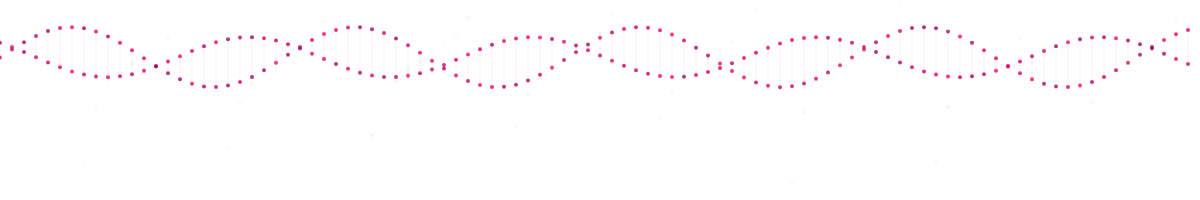
Frame 1 (no input)
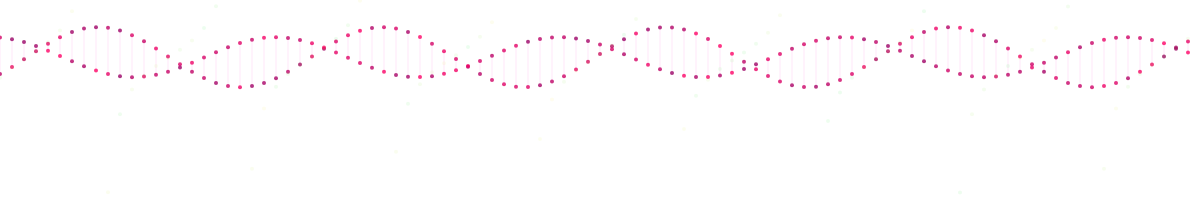
Frame 60 (no input)
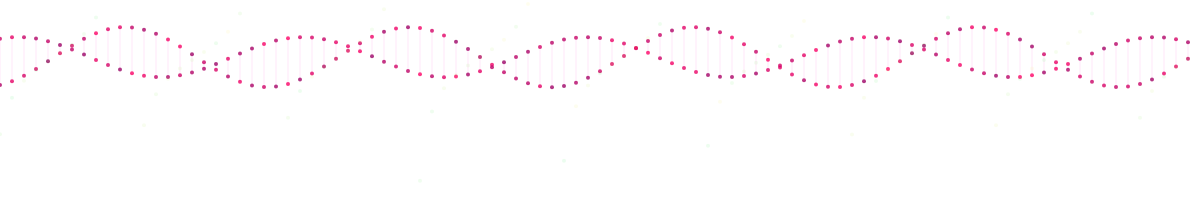
Frame 120 (the mouse pressed at the canvas centre since frame 60)

The p5.js sketch that drew these frames (run headless with seeded random() and noise() and a simulated clock; from frame 60 on, the mouse is pressed at the canvas centre):

// p5.js sketch
// ── sketch.js
var CircleNum 
var Diameter = 4;

function setup() { 
  createCanvas(windowWidth, 200);
  CircleNum = 100;

} 
function draw() { 

  //background(15,15,30,50);
  background(255);
  
  for ( i = 0; i < CircleNum; i++) {
    var g = map(524, 0, 640,100, 255); // can change to mouseX 
  	var b = map(524, 0, 640, 255, 0);  // can change to mouseX 

  	var x = i*(width)/(CircleNum);
    fill(random(150,255), 0, 100, 200); // PINK
    noStroke();
    ellipse(x,height/3.5+30*sin(50*i+frameCount/100),Diameter,Diameter);
    
  	var x2 = i*(width)/(CircleNum);
	
    fill(random(150,255), 0, 100, 200);
    noStroke();
    ellipse(x2,height/3.5+20*cos(PI*(3/4)+50*i+frameCount/100),Diameter,Diameter);
    
    strokeWeight(0.1);
    stroke(255,0, 200);
    line(x,height/3.5+30*sin(50*i+frameCount/100),
      x2,height/3.5+20*cos(PI*(3/4)+50*i+frameCount/100))
      
		var x3 = i*(width)/(CircleNum);
		fill(random (0,255),g,b,20);
		noStroke();
		ellipse(x3,height/3.5+30*tan(50*i+frameCount/100),Diameter,Diameter);
  	
  }
  
  
}
